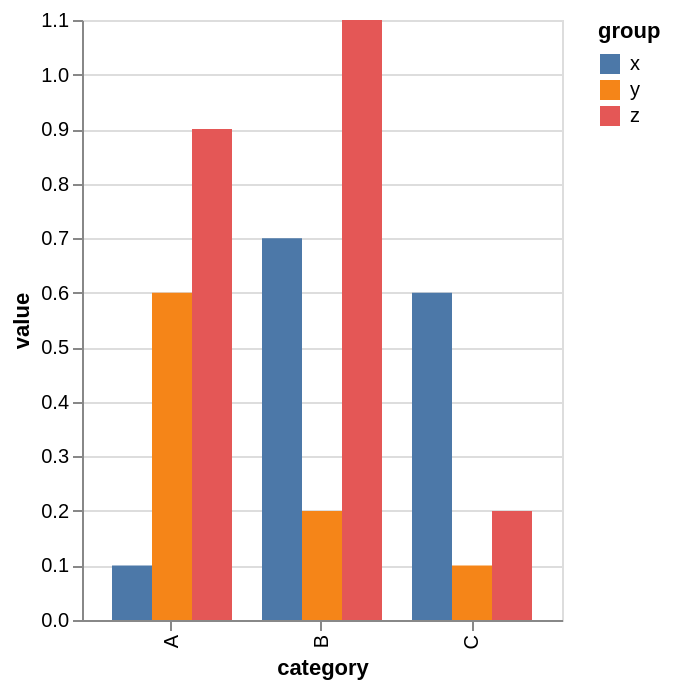

The Vega-Lite source for this figure:
### Vega specification from a JSON file in a GitHub repository (floating-point values rounded to 4 significant figures)
{"$schema": "https://vega.github.io/schema/vega/v6.json", "background": "white", "padding": 5, "height": 300, "style": "cell", "data": [{"name": "source_0", "values": [{"category": "A", "group": "x", "value": 0.1}, {"category": "A", "group": "y", "value": 0.6}, {"category": "A", "group": "z", "value": 0.9}, {"category": "B", "group": "x", "value": 0.7}, {"category": "B", "group": "y", "value": 0.2}, {"category": "B", "group": "z", "value": 1.1}, {"category": "C", "group": "x", "value": 0.6}, {"category": "C", "group": "y", "value": 0.1}, {"category": "C", "group": "z", "value": 0.2}]}, {"name": "data_0", "source": "source_0", "transform": [{"type": "stack", "groupby": ["category", "group"], "field": "value", "sort": {"field": [], "order": []}, "as": ["value_start", "value_end"], "offset": "zero"}, {"type": "filter", "expr": "isValid(datum[\"value\"]) && isFinite(+datum[\"value\"])"}]}], "signals": [{"name": "x_step", "update": "20 * bandspace(domain('xOffset').length, 0, 0) / (1-0.2)"}, {"name": "width", "update": "bandspace(domain('x').length, 0.2, 0.2) * x_step"}], "marks": [{"name": "marks", "type": "rect", "style": ["bar"], "from": {"data": "data_0"}, "encode": {"update": {"fill": {"scale": "color", "field": "group"}, "ariaRoleDescription": {"value": "bar"}, "description": {"signal": "\"category: \" + (isValid(datum[\"category\"]) ? datum[\"category\"] : \"\"+datum[\"category\"]) + \"; value: \" + (format(datum[\"value\"], \"\")) + \"; group: \" + (isValid(datum[\"group\"]) ? datum[\"group\"] : \"\"+datum[\"group\"])"}, "x": {"scale": "x", "field": "category", "offset": {"scale": "xOffset", "field": "group"}}, "width": {"signal": "max(0.25, bandwidth('xOffset'))"}, "y": {"scale": "y", "field": "value_end"}, "y2": {"scale": "y", "field": "value_start"}}}}], "scales": [{"name": "x", "type": "band", "domain": {"data": "data_0", "field": "category", "sort": true}, "range": {"step": {"signal": "x_step"}}, "paddingInner": 0.2, "paddingOuter": 0.2}, {"name": "y", "type": "linear", "domain": {"data": "data_0", "fields": ["value_start", "value_end"]}, "range": [{"signal": "height"}, 0], "nice": true, "zero": true}, {"name": "xOffset", "type": "band", "domain": {"data": "data_0", "field": "group", "sort": true}, "range": {"step": 20}}, {"name": "color", "type": "ordinal", "domain": {"data": "data_0", "field": "group", "sort": true}, "range": "category"}], "axes": [{"scale": "y", "orient": "left", "gridScale": "x", "grid": true, "tickCount": {"signal": "ceil(height/40)"}, "domain": false, "labels": false, "aria": false, "maxExtent": 0, "minExtent": 0, "ticks": false, "zindex": 0}, {"scale": "x", "orient": "bottom", "grid": false, "title": "category", "labelAlign": "right", "labelAngle": 270, "labelBaseline": "middle", "zindex": 0}, {"scale": "y", "orient": "left", "grid": false, "title": "value", "labelOverlap": true, "tickCount": {"signal": "ceil(height/40)"}, "zindex": 0}], "legends": [{"fill": "color", "symbolType": "square", "title": "group"}]}
